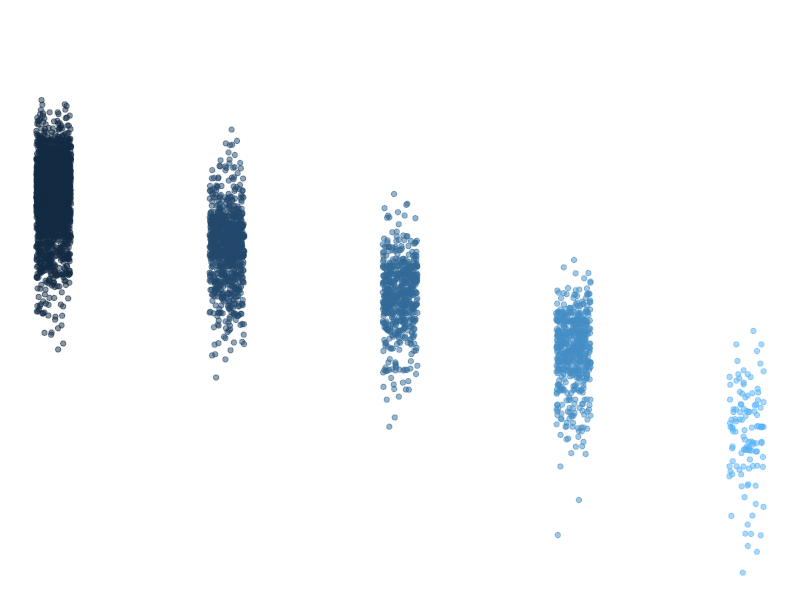

Write R code to recreate this figure.
## ---- chunk 1
knitr::opts_chunk$set(echo = TRUE)
library(tidyverse)
## ---- chunk 2
summary(storms)
## ---- chunk 3
names(storms) 
## ---- chunk 4
ggplot(data = storms, aes(x = category, y = pressure)) +
  geom_jitter(width = 0.1, 
              alpha = 0.5,
              aes(color = category),
              show.legend = FALSE) +
  labs(x = "StorM CategorRY", 
       y = "Air pressure at storm center (millibars)"
       ) +
  theme_void()
